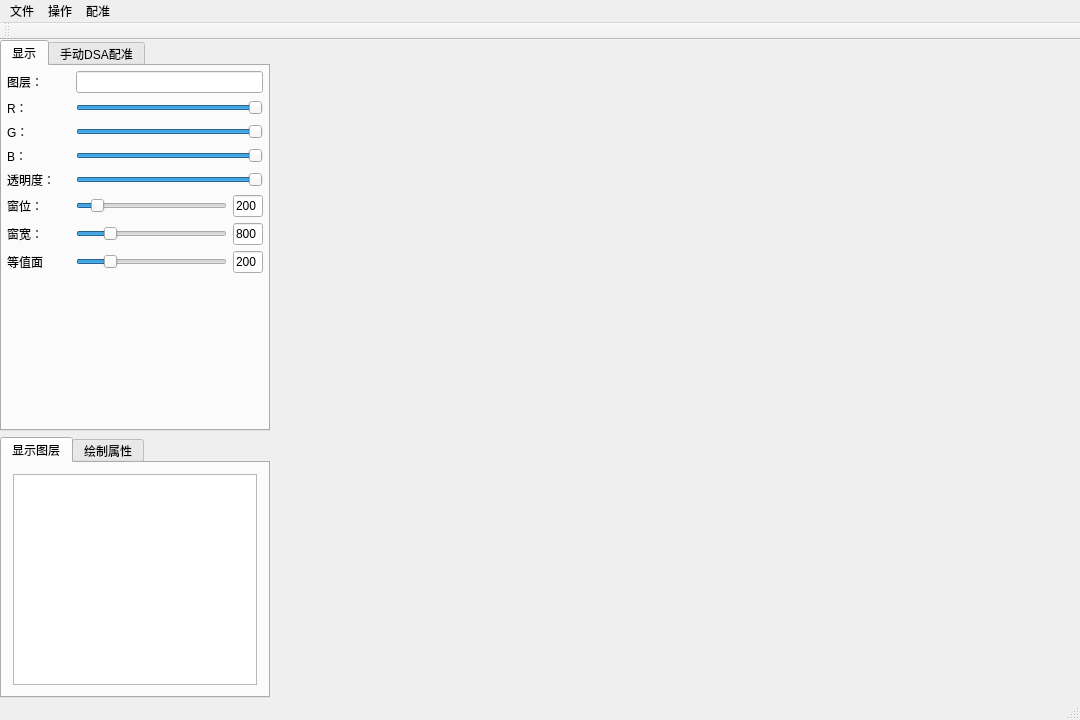
<?xml version="1.0" encoding="UTF-8"?>
<ui version="4.0">
 <class>ViewerClass</class>
 <widget class="QMainWindow" name="ViewerClass">
  <property name="geometry">
   <rect>
    <x>0</x>
    <y>0</y>
    <width>1080</width>
    <height>720</height>
   </rect>
  </property>
  <property name="windowTitle">
   <string>Viewer</string>
  </property>
  <widget class="QWidget" name="centralWidget">
   <layout class="QHBoxLayout" name="centralLayout" stretch="2,6,2">
    <property name="spacing">
     <number>1</number>
    </property>
    <property name="leftMargin">
     <number>0</number>
    </property>
    <property name="topMargin">
     <number>0</number>
    </property>
    <property name="rightMargin">
     <number>0</number>
    </property>
    <property name="bottomMargin">
     <number>0</number>
    </property>
    <item>
     <layout class="QVBoxLayout" name="leftLayout" stretch="3,2">
      <item>
       <widget class="QTabWidget" name="tabWidget1">
        <property name="currentIndex">
         <number>0</number>
        </property>
        <property name="tabsClosable">
         <bool>false</bool>
        </property>
        <property name="movable">
         <bool>false</bool>
        </property>
        <widget class="QWidget" name="PageDisplay">
         <attribute name="title">
          <string>显示</string>
         </attribute>
         <layout class="QGridLayout" name="propertyLayout" columnstretch="1,3">
          <property name="leftMargin">
           <number>5</number>
          </property>
          <property name="topMargin">
           <number>5</number>
          </property>
          <property name="rightMargin">
           <number>5</number>
          </property>
          <property name="bottomMargin">
           <number>5</number>
          </property>
          <item row="9" column="0">
           <spacer name="verticalSpacer">
            <property name="orientation">
             <enum>Qt::Vertical</enum>
            </property>
            <property name="sizeHint" stdset="0">
             <size>
              <width>20</width>
              <height>40</height>
             </size>
            </property>
           </spacer>
          </item>
          <item row="3" column="0">
           <widget class="QLabel" name="colorGLabel">
            <property name="text">
             <string>G：</string>
            </property>
           </widget>
          </item>
          <item row="5" column="1">
           <widget class="QSlider" name="alpha">
            <property name="maximum">
             <number>255</number>
            </property>
            <property name="value">
             <number>255</number>
            </property>
            <property name="orientation">
             <enum>Qt::Horizontal</enum>
            </property>
           </widget>
          </item>
          <item row="4" column="1">
           <widget class="QSlider" name="colorB">
            <property name="maximum">
             <number>255</number>
            </property>
            <property name="value">
             <number>255</number>
            </property>
            <property name="orientation">
             <enum>Qt::Horizontal</enum>
            </property>
           </widget>
          </item>
          <item row="4" column="0">
           <widget class="QLabel" name="colorBLabel">
            <property name="text">
             <string>B：</string>
            </property>
           </widget>
          </item>
          <item row="6" column="0">
           <widget class="QLabel" name="windowCenterLabel">
            <property name="text">
             <string>窗位：</string>
            </property>
           </widget>
          </item>
          <item row="7" column="1">
           <layout class="QHBoxLayout" name="windowWidthLayout" stretch="5,1">
            <item>
             <widget class="QSlider" name="windowWidth">
              <property name="minimum">
               <number>1</number>
              </property>
              <property name="maximum">
               <number>4000</number>
              </property>
              <property name="singleStep">
               <number>10</number>
              </property>
              <property name="pageStep">
               <number>100</number>
              </property>
              <property name="value">
               <number>800</number>
              </property>
              <property name="orientation">
               <enum>Qt::Horizontal</enum>
              </property>
             </widget>
            </item>
            <item>
             <widget class="QLineEdit" name="windowWidthVal">
              <property name="text">
               <string>800</string>
              </property>
             </widget>
            </item>
           </layout>
          </item>
          <item row="6" column="1">
           <layout class="QHBoxLayout" name="windowCenterLayout" stretch="5,1">
            <item>
             <widget class="QSlider" name="windowCenter">
              <property name="minimum">
               <number>1</number>
              </property>
              <property name="maximum">
               <number>2000</number>
              </property>
              <property name="singleStep">
               <number>10</number>
              </property>
              <property name="pageStep">
               <number>100</number>
              </property>
              <property name="value">
               <number>200</number>
              </property>
              <property name="orientation">
               <enum>Qt::Horizontal</enum>
              </property>
             </widget>
            </item>
            <item>
             <widget class="QLineEdit" name="windowCenterVal">
              <property name="text">
               <string>200</string>
              </property>
             </widget>
            </item>
           </layout>
          </item>
          <item row="3" column="1">
           <widget class="QSlider" name="colorG">
            <property name="maximum">
             <number>255</number>
            </property>
            <property name="value">
             <number>255</number>
            </property>
            <property name="orientation">
             <enum>Qt::Horizontal</enum>
            </property>
           </widget>
          </item>
          <item row="0" column="0">
           <widget class="QLabel" name="layerNameLabel">
            <property name="text">
             <string>图层：</string>
            </property>
           </widget>
          </item>
          <item row="0" column="1">
           <widget class="QLineEdit" name="layerName"/>
          </item>
          <item row="7" column="0">
           <widget class="QLabel" name="windowWidthLabel">
            <property name="text">
             <string>窗宽：</string>
            </property>
           </widget>
          </item>
          <item row="2" column="1">
           <widget class="QSlider" name="colorR">
            <property name="maximum">
             <number>255</number>
            </property>
            <property name="value">
             <number>255</number>
            </property>
            <property name="orientation">
             <enum>Qt::Horizontal</enum>
            </property>
           </widget>
          </item>
          <item row="2" column="0">
           <widget class="QLabel" name="colorRLabel">
            <property name="text">
             <string>R：</string>
            </property>
           </widget>
          </item>
          <item row="5" column="0">
           <widget class="QLabel" name="alphaLabel">
            <property name="text">
             <string>透明度：</string>
            </property>
           </widget>
          </item>
          <item row="8" column="0">
           <widget class="QLabel" name="isoValueLabel">
            <property name="text">
             <string>等值面</string>
            </property>
           </widget>
          </item>
          <item row="8" column="1">
           <layout class="QHBoxLayout" name="isoValueLayout" stretch="5,1">
            <item>
             <widget class="QSlider" name="isoValue">
              <property name="minimum">
               <number>1</number>
              </property>
              <property name="maximum">
               <number>1000</number>
              </property>
              <property name="singleStep">
               <number>10</number>
              </property>
              <property name="pageStep">
               <number>100</number>
              </property>
              <property name="value">
               <number>200</number>
              </property>
              <property name="orientation">
               <enum>Qt::Horizontal</enum>
              </property>
             </widget>
            </item>
            <item>
             <widget class="QLineEdit" name="isoValueVal">
              <property name="text">
               <string>200</string>
              </property>
             </widget>
            </item>
           </layout>
          </item>
         </layout>
        </widget>
        <widget class="QWidget" name="PageManualDSARegister">
         <property name="enabled">
          <bool>true</bool>
         </property>
         <attribute name="title">
          <string>手动DSA配准</string>
         </attribute>
         <layout class="QGridLayout" name="transformLayout" columnstretch="1,1">
          <property name="leftMargin">
           <number>5</number>
          </property>
          <property name="topMargin">
           <number>5</number>
          </property>
          <property name="rightMargin">
           <number>5</number>
          </property>
          <property name="bottomMargin">
           <number>5</number>
          </property>
          <item row="2" column="0">
           <layout class="QHBoxLayout" name="horizontalLayout_2">
            <item>
             <widget class="QLabel" name="frameLabel">
              <property name="text">
               <string>DSA帧数：</string>
              </property>
             </widget>
            </item>
            <item>
             <widget class="QLabel" name="frameVal">
              <property name="text">
               <string>1</string>
              </property>
             </widget>
            </item>
           </layout>
          </item>
          <item row="4" column="0">
           <spacer name="verticalSpacer_2">
            <property name="orientation">
             <enum>Qt::Vertical</enum>
            </property>
            <property name="sizeHint" stdset="0">
             <size>
              <width>20</width>
              <height>40</height>
             </size>
            </property>
           </spacer>
          </item>
          <item row="0" column="1">
           <widget class="QPushButton" name="generateCameraBtn">
            <property name="text">
             <string>生成摄像机参数</string>
            </property>
           </widget>
          </item>
          <item row="0" column="0">
           <widget class="QPushButton" name="openDSABtn">
            <property name="text">
             <string>打开DSA文件</string>
            </property>
           </widget>
          </item>
          <item row="2" column="1">
           <widget class="QSlider" name="frameSlider">
            <property name="minimum">
             <number>1</number>
            </property>
            <property name="maximum">
             <number>1</number>
            </property>
            <property name="orientation">
             <enum>Qt::Horizontal</enum>
            </property>
           </widget>
          </item>
          <item row="3" column="0">
           <widget class="QPushButton" name="highLightBtn">
            <property name="text">
             <string>选择高亮</string>
            </property>
           </widget>
          </item>
         </layout>
        </widget>
       </widget>
      </item>
      <item>
       <layout class="QVBoxLayout" name="settingLayout">
        <item>
         <widget class="QTabWidget" name="tabWidget">
          <property name="sizePolicy">
           <sizepolicy hsizetype="Preferred" vsizetype="Preferred">
            <horstretch>0</horstretch>
            <verstretch>0</verstretch>
           </sizepolicy>
          </property>
          <property name="currentIndex">
           <number>0</number>
          </property>
          <widget class="QWidget" name="tab1">
           <attribute name="title">
            <string>显示图层</string>
           </attribute>
           <layout class="QVBoxLayout" name="verticalLayout">
            <item>
             <widget class="QTableWidget" name="layerTable"/>
            </item>
           </layout>
          </widget>
          <widget class="QWidget" name="tab2">
           <attribute name="title">
            <string>绘制属性</string>
           </attribute>
           <layout class="QVBoxLayout" name="verticalLayout_2">
            <property name="spacing">
             <number>0</number>
            </property>
            <property name="leftMargin">
             <number>5</number>
            </property>
            <property name="topMargin">
             <number>5</number>
            </property>
            <property name="rightMargin">
             <number>5</number>
            </property>
            <property name="bottomMargin">
             <number>5</number>
            </property>
            <item>
             <layout class="QHBoxLayout" name="LineLayout1" stretch="1,3">
              <item>
               <widget class="QLabel" name="renderLabel">
                <property name="text">
                 <string>绘制方式</string>
                </property>
               </widget>
              </item>
              <item>
               <widget class="QComboBox" name="renderComboBox">
                <item>
                 <property name="text">
                  <string>面绘制</string>
                 </property>
                </item>
                <item>
                 <property name="text">
                  <string>体绘制</string>
                 </property>
                </item>
               </widget>
              </item>
             </layout>
            </item>
            <item>
             <layout class="QHBoxLayout" name="LineLayout2" stretch="1,3">
              <item>
               <widget class="QLabel" name="ambientLabel">
                <property name="text">
                 <string>环境光</string>
                </property>
               </widget>
              </item>
              <item>
               <widget class="QSlider" name="ambientSlider">
                <property name="value">
                 <number>0</number>
                </property>
                <property name="orientation">
                 <enum>Qt::Horizontal</enum>
                </property>
               </widget>
              </item>
             </layout>
            </item>
            <item>
             <layout class="QHBoxLayout" name="LineLayout3" stretch="1,3">
              <item>
               <widget class="QLabel" name="diffuseLabel">
                <property name="text">
                 <string>漫反射</string>
                </property>
               </widget>
              </item>
              <item>
               <widget class="QSlider" name="diffuseSlider">
                <property name="value">
                 <number>80</number>
                </property>
                <property name="orientation">
                 <enum>Qt::Horizontal</enum>
                </property>
               </widget>
              </item>
             </layout>
            </item>
            <item>
             <layout class="QHBoxLayout" name="LineLayout4" stretch="1,3">
              <item>
               <widget class="QLabel" name="SpecularLabel">
                <property name="text">
                 <string>镜面反射</string>
                </property>
               </widget>
              </item>
              <item>
               <widget class="QSlider" name="SpecularSlider">
                <property name="value">
                 <number>20</number>
                </property>
                <property name="orientation">
                 <enum>Qt::Horizontal</enum>
                </property>
               </widget>
              </item>
             </layout>
            </item>
            <item>
             <layout class="QHBoxLayout" name="LineLayout5">
              <item>
               <widget class="QCheckBox" name="AxesCheckBox">
                <property name="text">
                 <string>显示坐标轴</string>
                </property>
                <property name="checked">
                 <bool>true</bool>
                </property>
               </widget>
              </item>
              <item>
               <widget class="QCheckBox" name="SliceCheckBox">
                <property name="text">
                 <string>显示3D切片</string>
                </property>
                <property name="checked">
                 <bool>false</bool>
                </property>
               </widget>
              </item>
             </layout>
            </item>
           </layout>
          </widget>
         </widget>
        </item>
       </layout>
      </item>
     </layout>
    </item>
    <item>
     <layout class="QVBoxLayout" name="mainLayout"/>
    </item>
    <item>
     <layout class="QVBoxLayout" name="sliceLayout" stretch="1,1,1">
      <property name="spacing">
       <number>1</number>
      </property>
      <item>
       <layout class="QHBoxLayout" name="sliceLayout1">
        <property name="spacing">
         <number>0</number>
        </property>
       </layout>
      </item>
      <item>
       <layout class="QHBoxLayout" name="sliceLayout2">
        <property name="spacing">
         <number>0</number>
        </property>
       </layout>
      </item>
      <item>
       <layout class="QHBoxLayout" name="sliceLayout3">
        <property name="spacing">
         <number>0</number>
        </property>
       </layout>
      </item>
     </layout>
    </item>
   </layout>
  </widget>
  <widget class="QMenuBar" name="menuBar">
   <property name="geometry">
    <rect>
     <x>0</x>
     <y>0</y>
     <width>1080</width>
     <height>23</height>
    </rect>
   </property>
   <widget class="QMenu" name="menuFile">
    <property name="title">
     <string>文件</string>
    </property>
    <addaction name="actionOpenDicom"/>
    <addaction name="actionOpenNifti"/>
    <addaction name="actionSaveNifti"/>
   </widget>
   <widget class="QMenu" name="menuOperation">
    <property name="title">
     <string>操作</string>
    </property>
    <addaction name="actionExtractVessel"/>
   </widget>
   <widget class="QMenu" name="menuRegister">
    <property name="title">
     <string>配准</string>
    </property>
    <addaction name="actionManualRegisterDSA"/>
   </widget>
   <addaction name="menuFile"/>
   <addaction name="menuOperation"/>
   <addaction name="menuRegister"/>
  </widget>
  <widget class="QStatusBar" name="statusBar"/>
  <widget class="QToolBar" name="toolBar">
   <property name="windowTitle">
    <string>toolBar</string>
   </property>
   <attribute name="toolBarArea">
    <enum>TopToolBarArea</enum>
   </attribute>
   <attribute name="toolBarBreak">
    <bool>false</bool>
   </attribute>
  </widget>
  <action name="actionOpenDicom">
   <property name="text">
    <string>打开Dicom</string>
   </property>
  </action>
  <action name="actionOpenNifti">
   <property name="text">
    <string>打开Nifti</string>
   </property>
  </action>
  <action name="actionSaveNifti">
   <property name="text">
    <string>导出Nifti</string>
   </property>
  </action>
  <action name="actionExtractVessel">
   <property name="text">
    <string>提取剪影血管</string>
   </property>
  </action>
  <action name="actionManualRegisterDSA">
   <property name="text">
    <string>手动DSA配准</string>
   </property>
  </action>
 </widget>
 <layoutdefault spacing="6" margin="11"/>
 <resources>
  <include location="Viewer.qrc"/>
 </resources>
 <connections/>
</ui>
